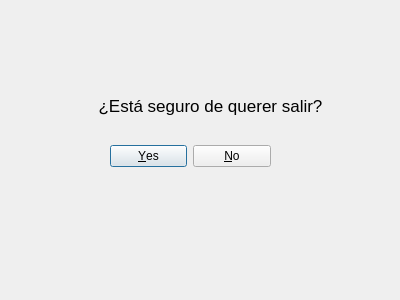
<?xml version="1.0" encoding="UTF-8"?>
<ui version="4.0">
 <class>btnBox</class>
 <widget class="QDialog" name="btnBox">
  <property name="geometry">
   <rect>
    <x>0</x>
    <y>0</y>
    <width>400</width>
    <height>300</height>
   </rect>
  </property>
  <property name="windowTitle">
   <string>Dialog</string>
  </property>
  <property name="modal">
   <bool>true</bool>
  </property>
  <widget class="QDialogButtonBox" name="buttonBox">
   <property name="geometry">
    <rect>
     <x>110</x>
     <y>140</y>
     <width>161</width>
     <height>32</height>
    </rect>
   </property>
   <property name="orientation">
    <enum>Qt::Horizontal</enum>
   </property>
   <property name="standardButtons">
    <set>QDialogButtonBox::No|QDialogButtonBox::Yes</set>
   </property>
  </widget>
  <widget class="QLabel" name="lblMenSalir">
   <property name="geometry">
    <rect>
     <x>70</x>
     <y>90</y>
     <width>281</width>
     <height>31</height>
    </rect>
   </property>
   <property name="font">
    <font>
     <pointsize>13</pointsize>
    </font>
   </property>
   <property name="text">
    <string>¿Está seguro de querer salir?</string>
   </property>
   <property name="alignment">
    <set>Qt::AlignCenter</set>
   </property>
  </widget>
  <widget class="QLabel" name="lblimgSalir">
   <property name="geometry">
    <rect>
     <x>30</x>
     <y>80</y>
     <width>61</width>
     <height>61</height>
    </rect>
   </property>
   <property name="text">
    <string/>
   </property>
   <property name="pixmap">
    <pixmap>img/warning.png</pixmap>
   </property>
   <property name="scaledContents">
    <bool>true</bool>
   </property>
   <property name="alignment">
    <set>Qt::AlignRight|Qt::AlignTrailing|Qt::AlignVCenter</set>
   </property>
  </widget>
 </widget>
 <resources>
  <include location="img/avisoSalir.qrc"/>
 </resources>
 <connections>
  <connection>
   <sender>buttonBox</sender>
   <signal>accepted()</signal>
   <receiver>btnBox</receiver>
   <slot>accept()</slot>
   <hints>
    <hint type="sourcelabel">
     <x>248</x>
     <y>254</y>
    </hint>
    <hint type="destinationlabel">
     <x>157</x>
     <y>274</y>
    </hint>
   </hints>
  </connection>
  <connection>
   <sender>buttonBox</sender>
   <signal>rejected()</signal>
   <receiver>btnBox</receiver>
   <slot>reject()</slot>
   <hints>
    <hint type="sourcelabel">
     <x>316</x>
     <y>260</y>
    </hint>
    <hint type="destinationlabel">
     <x>286</x>
     <y>274</y>
    </hint>
   </hints>
  </connection>
 </connections>
</ui>
